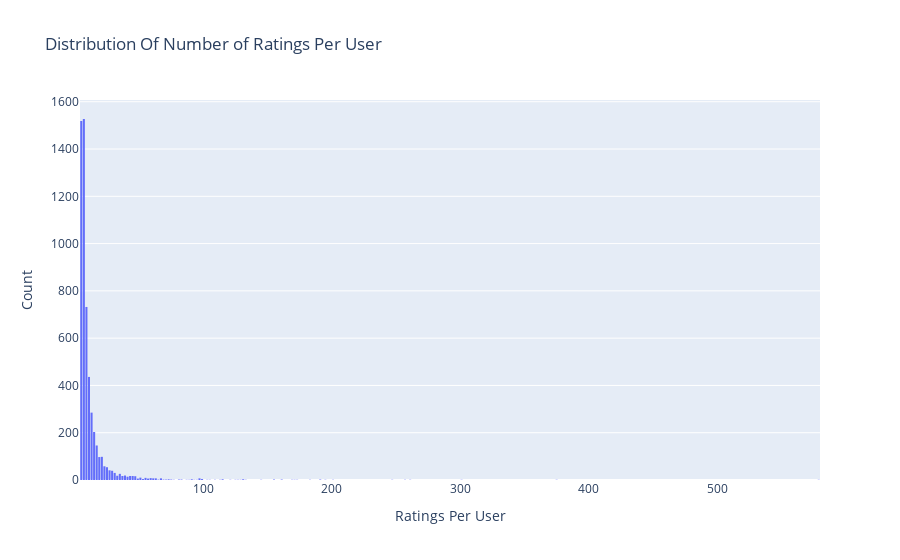

Source (notebook cell):
### Markdown cell above
### c) Number of ratings per user

### Code cell
# Number of ratings per user
data = ratingsdf.groupby('userID')['rating'].count()

# Create trace
trace = go.Histogram(x = data.values,
                     name = 'Ratings',
                     xbins = dict(start = 0, size = 2))
# Create layout
layout = go.Layout(title = 'Distribution Of Number of Ratings Per User',
                   xaxis = dict(title = 'Ratings Per User'),
                   yaxis = dict(title = 'Count'),
                   bargap = 0.2)

# Create plot
fig = go.Figure(data=[trace], layout=layout)
iplot(fig)

### Figure 1 — Plotly figure (JSON) as saved in the notebook; plotly's stock layout.template omitted (floating-point values rounded to 4 significant figures; data arrays with more than 128 entries replaced by an {"elided": "..."} marker saying what was removed)
{"data": [{"name": "Ratings", "type": "histogram", "x": {"elided": "5541 int values"}, "xbins": {"size": 2, "start": 0}}], "layout": {"bargap": 0.2, "title": {"text": "Distribution Of Number of Ratings Per User"}, "xaxis": {"title": {"text": "Ratings Per User"}}, "yaxis": {"title": {"text": "Count"}}}}
